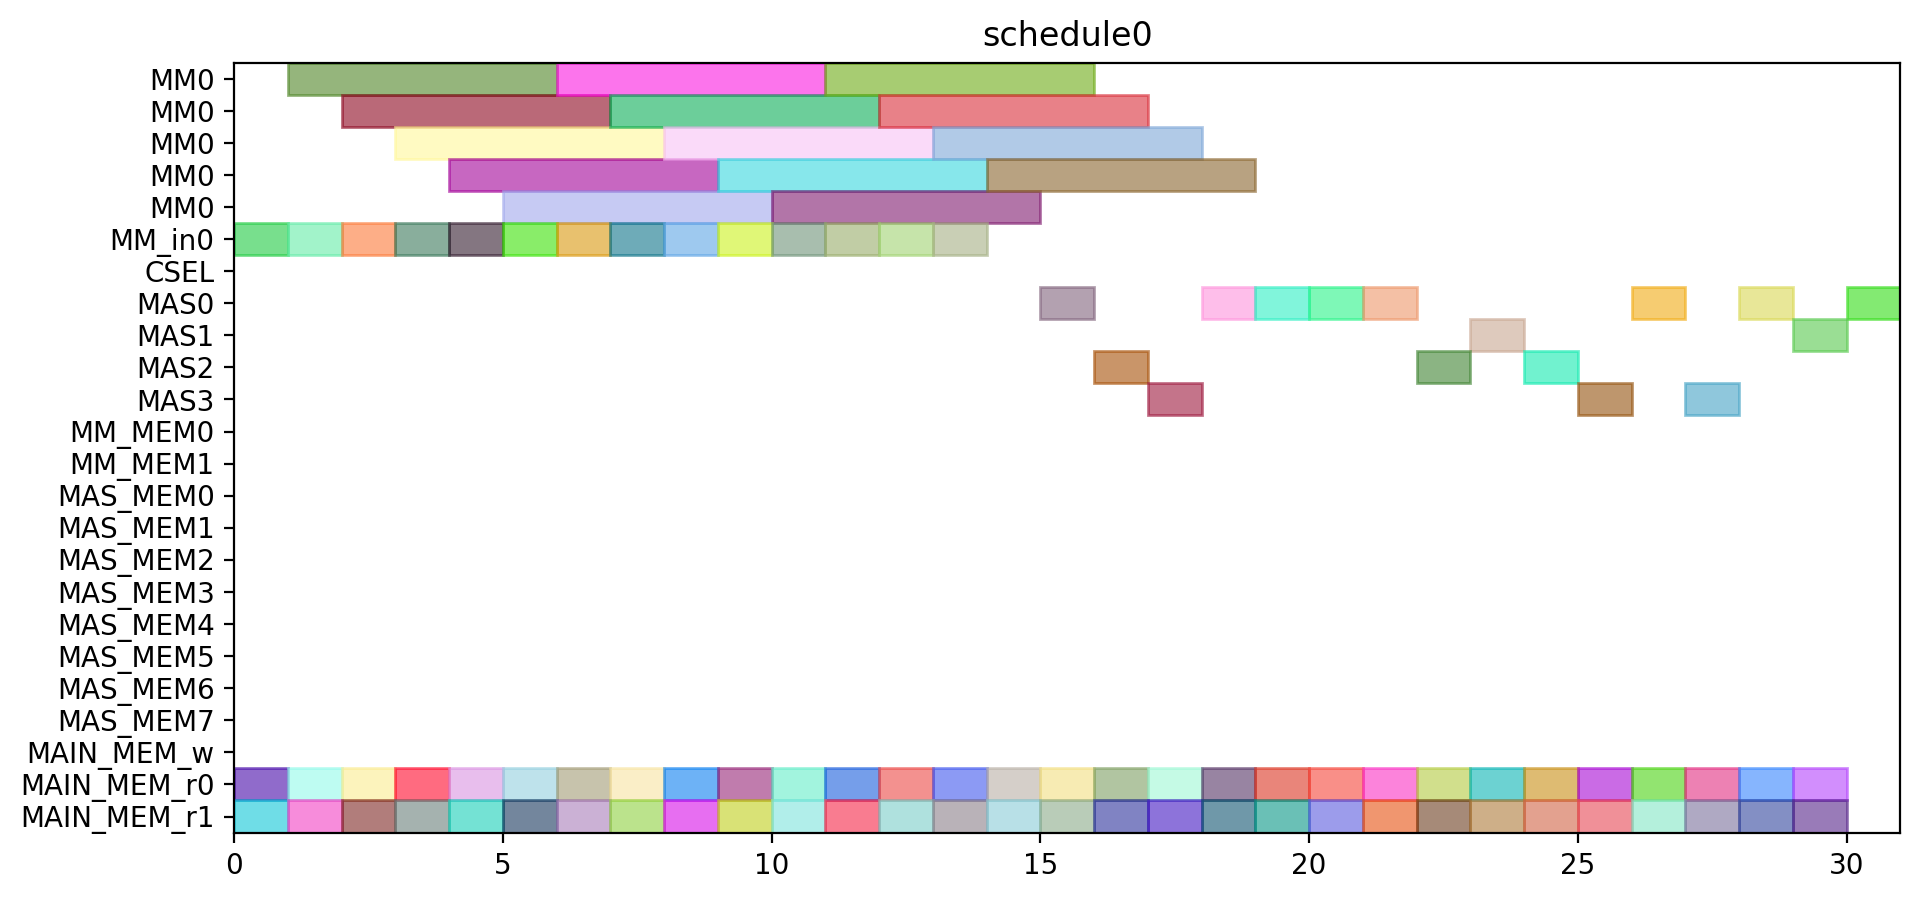

Recreate this plot in Python.
from pyschedule import Scenario, solvers, plotters, alt


def solve():
	horizon = 120
	S = Scenario("schedule0", horizon=horizon)

	# resource
	MM = S.Resources('MM', num=1, size=5)
	MM_in = S.Resources('MM_in', num=1)
	CSEL = S.Resource('CSEL')
	MAS = S.Resources('MAS', num=4, size=1, periods=range(1, horizon))
	MM_MEM = S.Resources('MM_MEM', num=2)
	MAS_MEM = S.Resources('MAS_MEM', num=8)
	MAIN_MEM_w = S.Resource('MAIN_MEM_w', size=1)
	MAIN_MEM_r = S.Resources('MAIN_MEM_r', num=2)

	# result of previous scheduling

	# new tasks
	r1_t0 = S.Task('r1_t0', length=5, delay_cost=1)
	r1_t0 += alt(MM)
	r1_t0_in = S.Task('r1_t0_in', length=1, delay_cost=1)
	r1_t0_in += alt(MM_in)
	S += r1_t0_in*MM_in[0]<=r1_t0*MM[0]
	r1_t0_mem0 = S.Task('r1_t0_mem0', length=1, delay_cost=1)
	r1_t0_mem0 += MAIN_MEM_r[0]
	S += r1_t0_mem0 <= r1_t0

	r1_t0_mem1 = S.Task('r1_t0_mem1', length=1, delay_cost=1)
	r1_t0_mem1 += MAIN_MEM_r[1]
	S += r1_t0_mem1 <= r1_t0

	r1_t1 = S.Task('r1_t1', length=5, delay_cost=1)
	r1_t1 += alt(MM)
	r1_t1_in = S.Task('r1_t1_in', length=1, delay_cost=1)
	r1_t1_in += alt(MM_in)
	S += r1_t1_in*MM_in[0]<=r1_t1*MM[0]
	r1_t1_mem0 = S.Task('r1_t1_mem0', length=1, delay_cost=1)
	r1_t1_mem0 += MAIN_MEM_r[0]
	S += r1_t1_mem0 <= r1_t1

	r1_t1_mem1 = S.Task('r1_t1_mem1', length=1, delay_cost=1)
	r1_t1_mem1 += MAIN_MEM_r[1]
	S += r1_t1_mem1 <= r1_t1

	r1_t2 = S.Task('r1_t2', length=1, delay_cost=1)
	r1_t2 += alt(MAS)
	r1_t2_mem0 = S.Task('r1_t2_mem0', length=1, delay_cost=1)
	r1_t2_mem0 += MAIN_MEM_r[0]
	S += r1_t2_mem0 <= r1_t2

	r1_t2_mem1 = S.Task('r1_t2_mem1', length=1, delay_cost=1)
	r1_t2_mem1 += MAIN_MEM_r[1]
	S += r1_t2_mem1 <= r1_t2

	r1_t3 = S.Task('r1_t3', length=1, delay_cost=1)
	r1_t3 += alt(MAS)
	r1_t3_mem0 = S.Task('r1_t3_mem0', length=1, delay_cost=1)
	r1_t3_mem0 += MAIN_MEM_r[0]
	S += r1_t3_mem0 <= r1_t3

	r1_t3_mem1 = S.Task('r1_t3_mem1', length=1, delay_cost=1)
	r1_t3_mem1 += MAIN_MEM_r[1]
	S += r1_t3_mem1 <= r1_t3

	r3_t0 = S.Task('r3_t0', length=5, delay_cost=1)
	r3_t0 += alt(MM)
	r3_t0_in = S.Task('r3_t0_in', length=1, delay_cost=1)
	r3_t0_in += alt(MM_in)
	S += r3_t0_in*MM_in[0]<=r3_t0*MM[0]
	r3_t0_mem0 = S.Task('r3_t0_mem0', length=1, delay_cost=1)
	r3_t0_mem0 += MAIN_MEM_r[0]
	S += r3_t0_mem0 <= r3_t0

	r3_t0_mem1 = S.Task('r3_t0_mem1', length=1, delay_cost=1)
	r3_t0_mem1 += MAIN_MEM_r[1]
	S += r3_t0_mem1 <= r3_t0

	r3_t1 = S.Task('r3_t1', length=5, delay_cost=1)
	r3_t1 += alt(MM)
	r3_t1_in = S.Task('r3_t1_in', length=1, delay_cost=1)
	r3_t1_in += alt(MM_in)
	S += r3_t1_in*MM_in[0]<=r3_t1*MM[0]
	r3_t1_mem0 = S.Task('r3_t1_mem0', length=1, delay_cost=1)
	r3_t1_mem0 += MAIN_MEM_r[0]
	S += r3_t1_mem0 <= r3_t1

	r3_t1_mem1 = S.Task('r3_t1_mem1', length=1, delay_cost=1)
	r3_t1_mem1 += MAIN_MEM_r[1]
	S += r3_t1_mem1 <= r3_t1

	r3_t2 = S.Task('r3_t2', length=1, delay_cost=1)
	r3_t2 += alt(MAS)
	r3_t2_mem0 = S.Task('r3_t2_mem0', length=1, delay_cost=1)
	r3_t2_mem0 += MAIN_MEM_r[0]
	S += r3_t2_mem0 <= r3_t2

	r3_t2_mem1 = S.Task('r3_t2_mem1', length=1, delay_cost=1)
	r3_t2_mem1 += MAIN_MEM_r[1]
	S += r3_t2_mem1 <= r3_t2

	r3_t3 = S.Task('r3_t3', length=1, delay_cost=1)
	r3_t3 += alt(MAS)
	r3_t3_mem0 = S.Task('r3_t3_mem0', length=1, delay_cost=1)
	r3_t3_mem0 += MAIN_MEM_r[0]
	S += r3_t3_mem0 <= r3_t3

	r3_t3_mem1 = S.Task('r3_t3_mem1', length=1, delay_cost=1)
	r3_t3_mem1 += MAIN_MEM_r[1]
	S += r3_t3_mem1 <= r3_t3

	r4_t0 = S.Task('r4_t0', length=5, delay_cost=1)
	r4_t0 += alt(MM)
	r4_t0_in = S.Task('r4_t0_in', length=1, delay_cost=1)
	r4_t0_in += alt(MM_in)
	S += r4_t0_in*MM_in[0]<=r4_t0*MM[0]
	r4_t0_mem0 = S.Task('r4_t0_mem0', length=1, delay_cost=1)
	r4_t0_mem0 += MAIN_MEM_r[0]
	S += r4_t0_mem0 <= r4_t0

	r4_t0_mem1 = S.Task('r4_t0_mem1', length=1, delay_cost=1)
	r4_t0_mem1 += MAIN_MEM_r[1]
	S += r4_t0_mem1 <= r4_t0

	r4_t1 = S.Task('r4_t1', length=5, delay_cost=1)
	r4_t1 += alt(MM)
	r4_t1_in = S.Task('r4_t1_in', length=1, delay_cost=1)
	r4_t1_in += alt(MM_in)
	S += r4_t1_in*MM_in[0]<=r4_t1*MM[0]
	r4_t1_mem0 = S.Task('r4_t1_mem0', length=1, delay_cost=1)
	r4_t1_mem0 += MAIN_MEM_r[0]
	S += r4_t1_mem0 <= r4_t1

	r4_t1_mem1 = S.Task('r4_t1_mem1', length=1, delay_cost=1)
	r4_t1_mem1 += MAIN_MEM_r[1]
	S += r4_t1_mem1 <= r4_t1

	r4_t2 = S.Task('r4_t2', length=1, delay_cost=1)
	r4_t2 += alt(MAS)
	r4_t2_mem0 = S.Task('r4_t2_mem0', length=1, delay_cost=1)
	r4_t2_mem0 += MAIN_MEM_r[0]
	S += r4_t2_mem0 <= r4_t2

	r4_t2_mem1 = S.Task('r4_t2_mem1', length=1, delay_cost=1)
	r4_t2_mem1 += MAIN_MEM_r[1]
	S += r4_t2_mem1 <= r4_t2

	r4_t3 = S.Task('r4_t3', length=1, delay_cost=1)
	r4_t3 += alt(MAS)
	r4_t3_mem0 = S.Task('r4_t3_mem0', length=1, delay_cost=1)
	r4_t3_mem0 += MAIN_MEM_r[0]
	S += r4_t3_mem0 <= r4_t3

	r4_t3_mem1 = S.Task('r4_t3_mem1', length=1, delay_cost=1)
	r4_t3_mem1 += MAIN_MEM_r[1]
	S += r4_t3_mem1 <= r4_t3

	r5_t0 = S.Task('r5_t0', length=5, delay_cost=1)
	r5_t0 += alt(MM)
	r5_t0_in = S.Task('r5_t0_in', length=1, delay_cost=1)
	r5_t0_in += alt(MM_in)
	S += r5_t0_in*MM_in[0]<=r5_t0*MM[0]
	r5_t0_mem0 = S.Task('r5_t0_mem0', length=1, delay_cost=1)
	r5_t0_mem0 += MAIN_MEM_r[0]
	S += r5_t0_mem0 <= r5_t0

	r5_t0_mem1 = S.Task('r5_t0_mem1', length=1, delay_cost=1)
	r5_t0_mem1 += MAIN_MEM_r[1]
	S += r5_t0_mem1 <= r5_t0

	r5_t1 = S.Task('r5_t1', length=5, delay_cost=1)
	r5_t1 += alt(MM)
	r5_t1_in = S.Task('r5_t1_in', length=1, delay_cost=1)
	r5_t1_in += alt(MM_in)
	S += r5_t1_in*MM_in[0]<=r5_t1*MM[0]
	r5_t1_mem0 = S.Task('r5_t1_mem0', length=1, delay_cost=1)
	r5_t1_mem0 += MAIN_MEM_r[0]
	S += r5_t1_mem0 <= r5_t1

	r5_t1_mem1 = S.Task('r5_t1_mem1', length=1, delay_cost=1)
	r5_t1_mem1 += MAIN_MEM_r[1]
	S += r5_t1_mem1 <= r5_t1

	r5_t2 = S.Task('r5_t2', length=1, delay_cost=1)
	r5_t2 += alt(MAS)
	r5_t2_mem0 = S.Task('r5_t2_mem0', length=1, delay_cost=1)
	r5_t2_mem0 += MAIN_MEM_r[0]
	S += r5_t2_mem0 <= r5_t2

	r5_t2_mem1 = S.Task('r5_t2_mem1', length=1, delay_cost=1)
	r5_t2_mem1 += MAIN_MEM_r[1]
	S += r5_t2_mem1 <= r5_t2

	r5_t3 = S.Task('r5_t3', length=1, delay_cost=1)
	r5_t3 += alt(MAS)
	r5_t3_mem0 = S.Task('r5_t3_mem0', length=1, delay_cost=1)
	r5_t3_mem0 += MAIN_MEM_r[0]
	S += r5_t3_mem0 <= r5_t3

	r5_t3_mem1 = S.Task('r5_t3_mem1', length=1, delay_cost=1)
	r5_t3_mem1 += MAIN_MEM_r[1]
	S += r5_t3_mem1 <= r5_t3

	r6_t0 = S.Task('r6_t0', length=5, delay_cost=1)
	r6_t0 += alt(MM)
	r6_t0_in = S.Task('r6_t0_in', length=1, delay_cost=1)
	r6_t0_in += alt(MM_in)
	S += r6_t0_in*MM_in[0]<=r6_t0*MM[0]
	r6_t0_mem0 = S.Task('r6_t0_mem0', length=1, delay_cost=1)
	r6_t0_mem0 += MAIN_MEM_r[0]
	S += r6_t0_mem0 <= r6_t0

	r6_t0_mem1 = S.Task('r6_t0_mem1', length=1, delay_cost=1)
	r6_t0_mem1 += MAIN_MEM_r[1]
	S += r6_t0_mem1 <= r6_t0

	r6_t1 = S.Task('r6_t1', length=5, delay_cost=1)
	r6_t1 += alt(MM)
	r6_t1_in = S.Task('r6_t1_in', length=1, delay_cost=1)
	r6_t1_in += alt(MM_in)
	S += r6_t1_in*MM_in[0]<=r6_t1*MM[0]
	r6_t1_mem0 = S.Task('r6_t1_mem0', length=1, delay_cost=1)
	r6_t1_mem0 += MAIN_MEM_r[0]
	S += r6_t1_mem0 <= r6_t1

	r6_t1_mem1 = S.Task('r6_t1_mem1', length=1, delay_cost=1)
	r6_t1_mem1 += MAIN_MEM_r[1]
	S += r6_t1_mem1 <= r6_t1

	r6_t2 = S.Task('r6_t2', length=1, delay_cost=1)
	r6_t2 += alt(MAS)
	r6_t2_mem0 = S.Task('r6_t2_mem0', length=1, delay_cost=1)
	r6_t2_mem0 += MAIN_MEM_r[0]
	S += r6_t2_mem0 <= r6_t2

	r6_t2_mem1 = S.Task('r6_t2_mem1', length=1, delay_cost=1)
	r6_t2_mem1 += MAIN_MEM_r[1]
	S += r6_t2_mem1 <= r6_t2

	r6_t3 = S.Task('r6_t3', length=1, delay_cost=1)
	r6_t3 += alt(MAS)
	r6_t3_mem0 = S.Task('r6_t3_mem0', length=1, delay_cost=1)
	r6_t3_mem0 += MAIN_MEM_r[0]
	S += r6_t3_mem0 <= r6_t3

	r6_t3_mem1 = S.Task('r6_t3_mem1', length=1, delay_cost=1)
	r6_t3_mem1 += MAIN_MEM_r[1]
	S += r6_t3_mem1 <= r6_t3

	r9_t2 = S.Task('r9_t2', length=1, delay_cost=1)
	r9_t2 += alt(MAS)
	r9_t2_mem0 = S.Task('r9_t2_mem0', length=1, delay_cost=1)
	r9_t2_mem0 += MAIN_MEM_r[0]
	S += r9_t2_mem0 <= r9_t2

	r9_t2_mem1 = S.Task('r9_t2_mem1', length=1, delay_cost=1)
	r9_t2_mem1 += MAIN_MEM_r[1]
	S += r9_t2_mem1 <= r9_t2

	r12_t0 = S.Task('r12_t0', length=5, delay_cost=1)
	r12_t0 += alt(MM)
	r12_t0_in = S.Task('r12_t0_in', length=1, delay_cost=1)
	r12_t0_in += alt(MM_in)
	S += r12_t0_in*MM_in[0]<=r12_t0*MM[0]
	r12_t0_mem0 = S.Task('r12_t0_mem0', length=1, delay_cost=1)
	r12_t0_mem0 += MAIN_MEM_r[0]
	S += r12_t0_mem0 <= r12_t0

	r12_t0_mem1 = S.Task('r12_t0_mem1', length=1, delay_cost=1)
	r12_t0_mem1 += MAIN_MEM_r[1]
	S += r12_t0_mem1 <= r12_t0

	r12_t1 = S.Task('r12_t1', length=5, delay_cost=1)
	r12_t1 += alt(MM)
	r12_t1_in = S.Task('r12_t1_in', length=1, delay_cost=1)
	r12_t1_in += alt(MM_in)
	S += r12_t1_in*MM_in[0]<=r12_t1*MM[0]
	r12_t1_mem0 = S.Task('r12_t1_mem0', length=1, delay_cost=1)
	r12_t1_mem0 += MAIN_MEM_r[0]
	S += r12_t1_mem0 <= r12_t1

	r12_t1_mem1 = S.Task('r12_t1_mem1', length=1, delay_cost=1)
	r12_t1_mem1 += MAIN_MEM_r[1]
	S += r12_t1_mem1 <= r12_t1

	r12_t2 = S.Task('r12_t2', length=1, delay_cost=1)
	r12_t2 += alt(MAS)
	r12_t2_mem0 = S.Task('r12_t2_mem0', length=1, delay_cost=1)
	r12_t2_mem0 += MAIN_MEM_r[0]
	S += r12_t2_mem0 <= r12_t2

	r12_t2_mem1 = S.Task('r12_t2_mem1', length=1, delay_cost=1)
	r12_t2_mem1 += MAIN_MEM_r[1]
	S += r12_t2_mem1 <= r12_t2

	r12_t3 = S.Task('r12_t3', length=1, delay_cost=1)
	r12_t3 += alt(MAS)
	r12_t3_mem0 = S.Task('r12_t3_mem0', length=1, delay_cost=1)
	r12_t3_mem0 += MAIN_MEM_r[0]
	S += r12_t3_mem0 <= r12_t3

	r12_t3_mem1 = S.Task('r12_t3_mem1', length=1, delay_cost=1)
	r12_t3_mem1 += MAIN_MEM_r[1]
	S += r12_t3_mem1 <= r12_t3

	r13_t0 = S.Task('r13_t0', length=5, delay_cost=1)
	r13_t0 += alt(MM)
	r13_t0_in = S.Task('r13_t0_in', length=1, delay_cost=1)
	r13_t0_in += alt(MM_in)
	S += r13_t0_in*MM_in[0]<=r13_t0*MM[0]
	r13_t0_mem0 = S.Task('r13_t0_mem0', length=1, delay_cost=1)
	r13_t0_mem0 += MAIN_MEM_r[0]
	S += r13_t0_mem0 <= r13_t0

	r13_t0_mem1 = S.Task('r13_t0_mem1', length=1, delay_cost=1)
	r13_t0_mem1 += MAIN_MEM_r[1]
	S += r13_t0_mem1 <= r13_t0

	r13_t1 = S.Task('r13_t1', length=5, delay_cost=1)
	r13_t1 += alt(MM)
	r13_t1_in = S.Task('r13_t1_in', length=1, delay_cost=1)
	r13_t1_in += alt(MM_in)
	S += r13_t1_in*MM_in[0]<=r13_t1*MM[0]
	r13_t1_mem0 = S.Task('r13_t1_mem0', length=1, delay_cost=1)
	r13_t1_mem0 += MAIN_MEM_r[0]
	S += r13_t1_mem0 <= r13_t1

	r13_t1_mem1 = S.Task('r13_t1_mem1', length=1, delay_cost=1)
	r13_t1_mem1 += MAIN_MEM_r[1]
	S += r13_t1_mem1 <= r13_t1

	r13_t2 = S.Task('r13_t2', length=1, delay_cost=1)
	r13_t2 += alt(MAS)
	r13_t2_mem0 = S.Task('r13_t2_mem0', length=1, delay_cost=1)
	r13_t2_mem0 += MAIN_MEM_r[0]
	S += r13_t2_mem0 <= r13_t2

	r13_t2_mem1 = S.Task('r13_t2_mem1', length=1, delay_cost=1)
	r13_t2_mem1 += MAIN_MEM_r[1]
	S += r13_t2_mem1 <= r13_t2

	r13_t3 = S.Task('r13_t3', length=1, delay_cost=1)
	r13_t3 += alt(MAS)
	r13_t3_mem0 = S.Task('r13_t3_mem0', length=1, delay_cost=1)
	r13_t3_mem0 += MAIN_MEM_r[0]
	S += r13_t3_mem0 <= r13_t3

	r13_t3_mem1 = S.Task('r13_t3_mem1', length=1, delay_cost=1)
	r13_t3_mem1 += MAIN_MEM_r[1]
	S += r13_t3_mem1 <= r13_t3

	r16_t3 = S.Task('r16_t3', length=1, delay_cost=1)
	r16_t3 += alt(MAS)
	r16_t3_mem0 = S.Task('r16_t3_mem0', length=1, delay_cost=1)
	r16_t3_mem0 += MAIN_MEM_r[0]
	S += r16_t3_mem0 <= r16_t3

	r16_t3_mem1 = S.Task('r16_t3_mem1', length=1, delay_cost=1)
	r16_t3_mem1 += MAIN_MEM_r[1]
	S += r16_t3_mem1 <= r16_t3

	solvers.mip.solve(S,msg=1,kind='CPLEX',ratio_gap=1.01)

	solution = [['hoge']*len(S.solution()[1]) for i in range(len(S.solution()))]
	for i in range(len(S.solution())):
		for j in range(len(S.solution()[i])):
			solution[i][j]=str(S.solution()[i][j])
	print(solution)

	cycles = int(solution[-1][3])

	pic_file_name = "/home/mfukuda/ABE/multiRAM_multiMAS_16mux/scheduling_result/stage5MM1_stage1MAS4/EP2_YRECOVER/schedule0.png"
	if(S.solution() != []):
		plotters.matplotlib.plot(S,img_filename=pic_file_name, show_task_labels=False, fig_size=(cycles*0.25+3, 5))

	return solution
